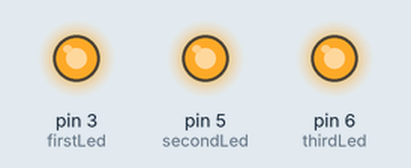
This sketch was run on a simulated Arduino Uno, built with avr-gcc and run on an emulated ATmega328P. On the bench: output pins drawn as LEDs (lit = HIGH).

Above: at 0.05 s.
At 0.55 s:
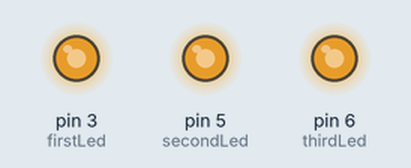
At 1.05 s:
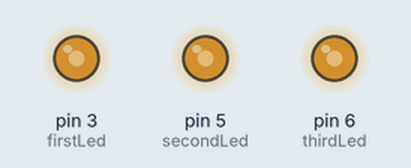
At 1.55 s:
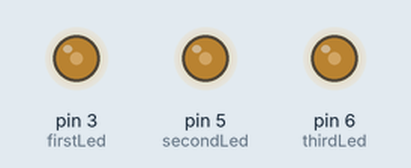
At 2.1 s:
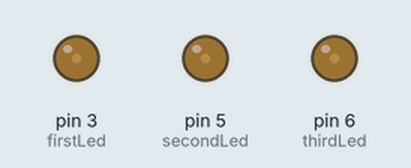
Timing chart, 0 to 5.9 s (numbered marks = the images above):
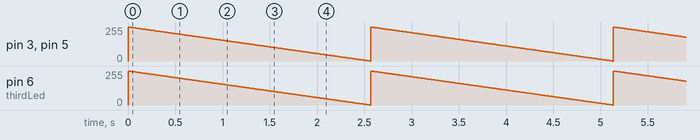

Measured:
- by itself, pin 3 (firstLed), pin 5 (secondLed), pin 6 (thirdLed): ramps from 255/255 to 0/255 and jumps back, once every 2.6 s

The sketch:

emitir_se_al_analogas.ino
```cpp
const int firstLed = 3;
const int secondLed = 5;
const int thirdLed = 6;
int brightness = 0;
int increment = 1;
void setup(){
// pins analogWrite no necesitan declararse como outputs
}
void loop(){
if(brightness > 255){
increment = 1;
}
else if(brightness < 1){
increment = -1;
}

 brightness = brightness + increment;
analogWrite(firstLed, brightness);
analogWrite(secondLed, brightness);
analogWrite(thirdLed, brightness );
delay(10);
}
```
